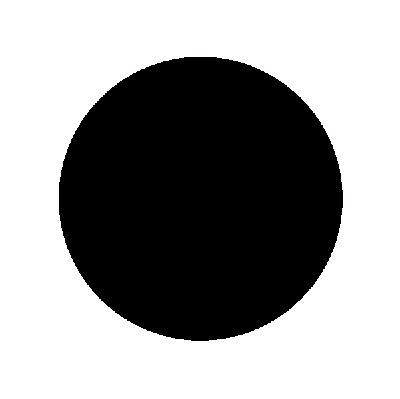
#> input picture data/circle.jpg, 400 x 399 px; its folder holds only this picture in this run
$ jupyter execute --allow-errors fourier-compression.ipynb
#> lines starting #> are read from the running program, lines starting #| are printed output that depends on the picture; after the words box and inside, x2 and y2 are one past the last pixel; in counts of white or black regions, pixels touching at a corner belong together
### src/compression/transforms.py
from abc import abstractmethod
from typing import Optional

import numpy as np
import pywt


class CompressionTransform:
    """
    Interface for compression transforms.
    """

    @abstractmethod
    def forward(self, variables: np.array) -> np.array:
        ...

    @abstractmethod
    def backward(self, variables: np.array) -> np.array:
        ...


class FourierTransform2D(CompressionTransform):
    """
    2D Fourier transform used for compression.
    Inverse transform uses absolute value by default.
    """

    def forward(self, variables: np.array) -> np.array:
        return np.fft.fft2(variables)

    def backward(self, variables: np.array) -> np.array:
        return np.abs(np.fft.ifft2(variables))


class WaveletTransform2D(CompressionTransform):
    """
    2D wavelet transform used for compression.
    """

    # [18 lines left out: functions __init__, forward, backward, not called in this run]


def compress_and_decompress(image: np.array, transform: CompressionTransform, compression: float) -> np.array:
    """
    Compresses and decompresses an image using the Fourier transform.
    This function can be used to see compression and decompression effects.

    :param image: greyscale image
    :param transform: transform to use, using CompressionTransform interface
    :param compression: ratio of coefficients to remove

    :return: image after compression and decompression
    """
    transformed = transform.forward(image)
    coefficients = np.sort(np.abs(transformed.reshape(-1)))  # sort by magnitude

    threshold = coefficients[int(compression * len(coefficients))]
    indices = np.abs(transformed) > threshold

    decompressed = transformed * indices
    return transform.backward(decompressed)

### src/compression/utils.py
import numpy as np


def apply_rgb(func: callable, image: np.array, *args, **kwargs) -> np.array:
    """
    Applies a function to each color channel of an image.

    :param func: function to apply to each color channel
    :param image: image to apply function to

    :return: image after function has been applied to each color channel
    """
    return np.dstack([func(image[:, :, channel], *args, **kwargs) for channel in range(3)])

### notebooks/compression/fourier-compression.ipynb
# Compression

This notebook contains exercise using orthogonal transformations (Fourier and Wavelet) to compress images.

### Sources

* [Data Driven Science & Engineering](http://databookuw.com/databook.pdf)
* [Fourier Analysis Video Series](https://www.youtube.com/playlist?list=PLMrJAkhIeNNT_Xh3Oy0Y4LTj0Oxo8GqsC)
* [Denoising Data with Fast Fourier Transform](https://kinder-chen.medium.com/denoising-data-with-fast-fourier-transform-a81d9f38cc4c)

### Setup

[cell 1]
import sys

sys.path.append("../../src/")

[cell 2]
import os

import numpy as np
import pandas as pd
from skimage import color, io, measure
from matplotlib import pyplot as plt
from sklearn import metrics, preprocessing, linear_model

from compression.transforms import FourierTransform2D, WaveletTransform2D, compress_and_decompress
from compression.utils import apply_rgb

### Dataset

Load test images to dict.

[cell 3]
images = {}

for image_path in os.listdir("../../data/"):
    if image_path .endswith(".jpg"):
        image = io.imread(f"../../data/{image_path }")
#> image is the input picture: shape (399, 400, 3); mean R, G, B 154.2, 153.8, 153.8
        name, suffix = image_path.split(".")
        images[name] = image

[cell 4]
images.keys()

# Fourier Transform

Fourier transform can compress most images with up to 90% compression, without visible quality loss. Example using image of red panda and 90% removed coefficients.

#> (a cell that did not finish here is left out)

### Table

Run compression on all images and compare MAE and compression levels.

[cell 6]
summary = []

for name, image in images.items():
    for compression in (0.0, 0.1, 0.3, 0.5, 0.7, 0.9, 0.95, 0.98, 0.99, 0.999):
        decompressed_image = apply_rgb(compress_and_decompress, image, transform=FourierTransform2D(), compression=compression)
        decompressed_image = np.clip(decompressed_image.astype(int), 0, 255)
        error = metrics.mean_absolute_error(y_true=image.flatten(), y_pred=decompressed_image.flatten()) / image.max()
        summary.append({"image": name, "compression": compression, "error": error})
#> this loop made 1 pass
#> name on pass 1: 'circle'
#> pass 1, in compress_and_decompress, `indices = np.abs(transformed) > threshold`:
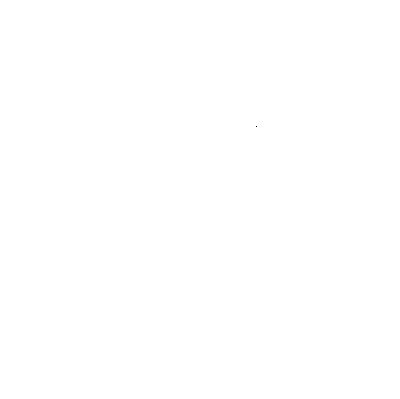
#> indices: shape (399, 400) bool; 100% white; black in thin lines or dots, all inside (x1, y1, x2, y2) = (256, 126, 257, 127)
#> pass 1, in compress_and_decompress (call 4), `indices = np.abs(transformed) > threshold`:
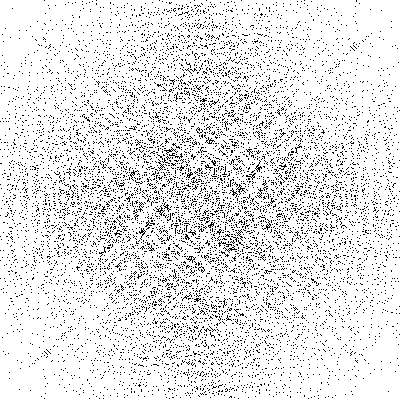
#> indices: shape (399, 400) bool; 90% white; black in thin lines or dots
#> pass 1, in compress_and_decompress (call 5), `indices = np.abs(transformed) > threshold`:
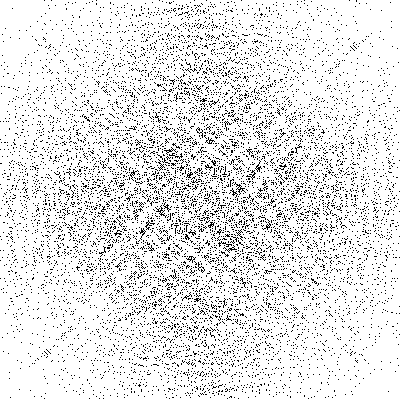
#> indices: shape (399, 400) bool; 90% white; black in thin lines or dots
#> after the loop, summary = 10 items

[cell 7]
pd.DataFrame.from_dict(summary).head(10)
#> Out = table of 10 rows and 3 columns
